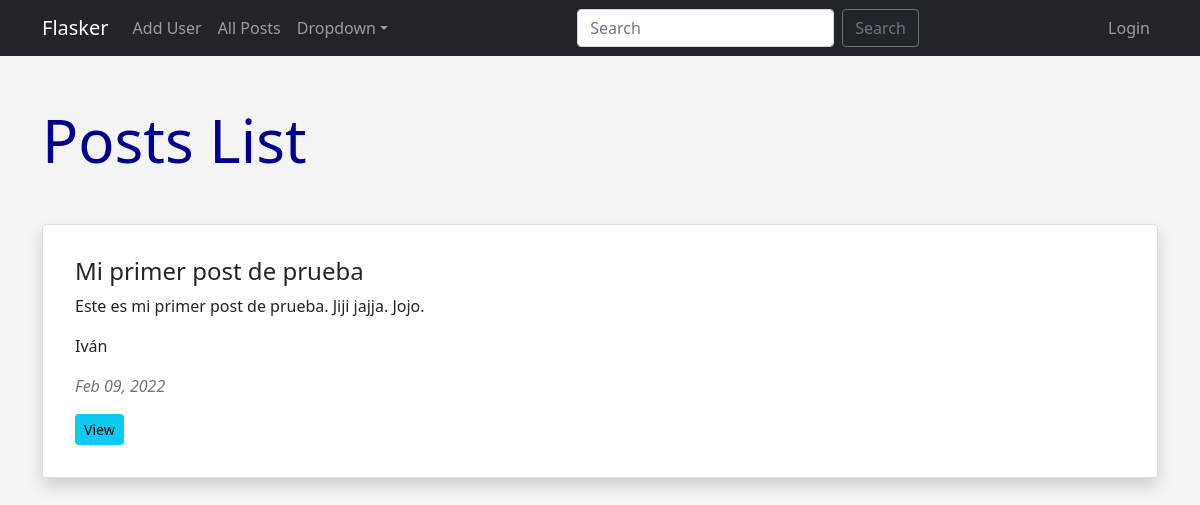
Page /all-posts on the committed database.
### app.py (models this page shows, shortened)
class Posts(db.Model):
    id = db.Column(db.Integer, primary_key=True)
    title = db.Column(db.String(100), nullable=False)
    slug = db.Column(db.String(100), nullable=False, unique=True)
    author = db.Column(db.Integer, db.ForeignKey('users.id'))
    content = db.Column(db.Text, nullable=False)
    date_posted = db.Column(db.DateTime, default=datetime.utcnow)

class Users(db.Model, UserMixin):
    id = db.Column(db.Integer, primary_key=True)
    name = db.Column(db.String(50), nullable=False)
    email = db.Column(db.String(50), nullable=False, unique=True)
    favorite_color = db.Column(db.String(50))
    date_added = db.Column(db.DateTime, default=datetime.utcnow)
    password_hash = db.Column(db.String(128))
    posts = db.relationship('Posts', backref='post_author', lazy=True)
    @property
    def password(self):
        raise AttributeError('Password is not a readable attribute')

### app.py (the view)
@app.route('/all-posts')
def all_posts():
    posts = Posts.query.all()
    return render_template('all_posts.html', posts=posts)

### templates/all_posts.html (shortened to what this page needs)
{% extends 'base.html' %}
{% block content %}
{% if posts %}
<h1 class="my-5">Posts List</h1>
{% for post in posts %}
<div class="card shadow p-3 my-5 bg-body rounded">
    <div class="card-body">
        <h4 class="card-title">{{ post.title }}</h4>
        <p class="card-text">{{ post.content }}</p>
        <p class="card-text">{{ post.post_author.name }}</p>
        <p class="card-text text-muted fst-italic">{{ post.date_posted.strftime('%b %d, %Y') }}</p>
        <a href="{{ url_for('show_post', id=post.id) }}" class="btn btn-info btn-sm">View</a>
    </div>
</div>
{% endfor %}
{% else %}
<h2 class="my-5">Sorry, We don't have any post yet</h2>
{% endif %}
{% endblock content %}

### static/css/style.css (style rules this page uses)
h1 { color: darkblue; font-size: 60px; }
body { background-color: #f4f4f4; }

### rows in the picture
Posts: title "Mi primer post de prueba", content "Este es mi primer post de prueba. Jiji jajja. Jojo.", post_author.name "Iván", date_posted "Feb 09, 2022"
